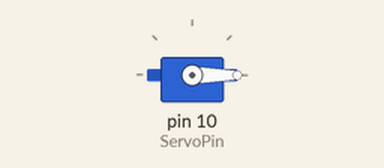
Simulated run of this sketch. Board: Arduino Uno, built with avr-gcc and run on an emulated ATmega328P. Shown: servo.

Above: at 0.05 s.
At 1.5 s:
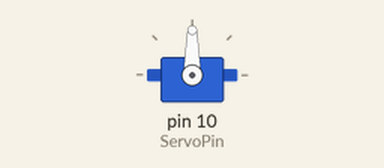
At 3.0 s:
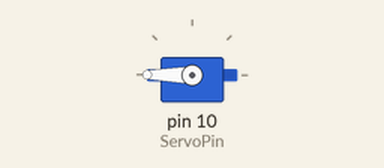
Timing chart, 0 to 6.9 s (numbered marks = the images above):
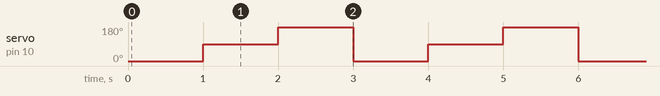

The sketch:

ServoDemo.ino
```cpp
#include <Servo.h>
int ServoPin=10;
Servo ServoDemo;


void setup() {
  // put your setup code here, to run once:
  ServoDemo.attach(ServoPin);

}

void loop() {
  // put your main code here, to run repeatedly:
  ServoDemo.write(0);
  delay(1000);
  ServoDemo.write(90);
  delay(1000);
  ServoDemo.write(180);
  delay(1000);


}
```

Measured:
- by itself, servo on pin 10 (ServoPin): repeats every 3.0 s: 180° 1.0 s, 0° 1.0 s, 90° 1.0 s
